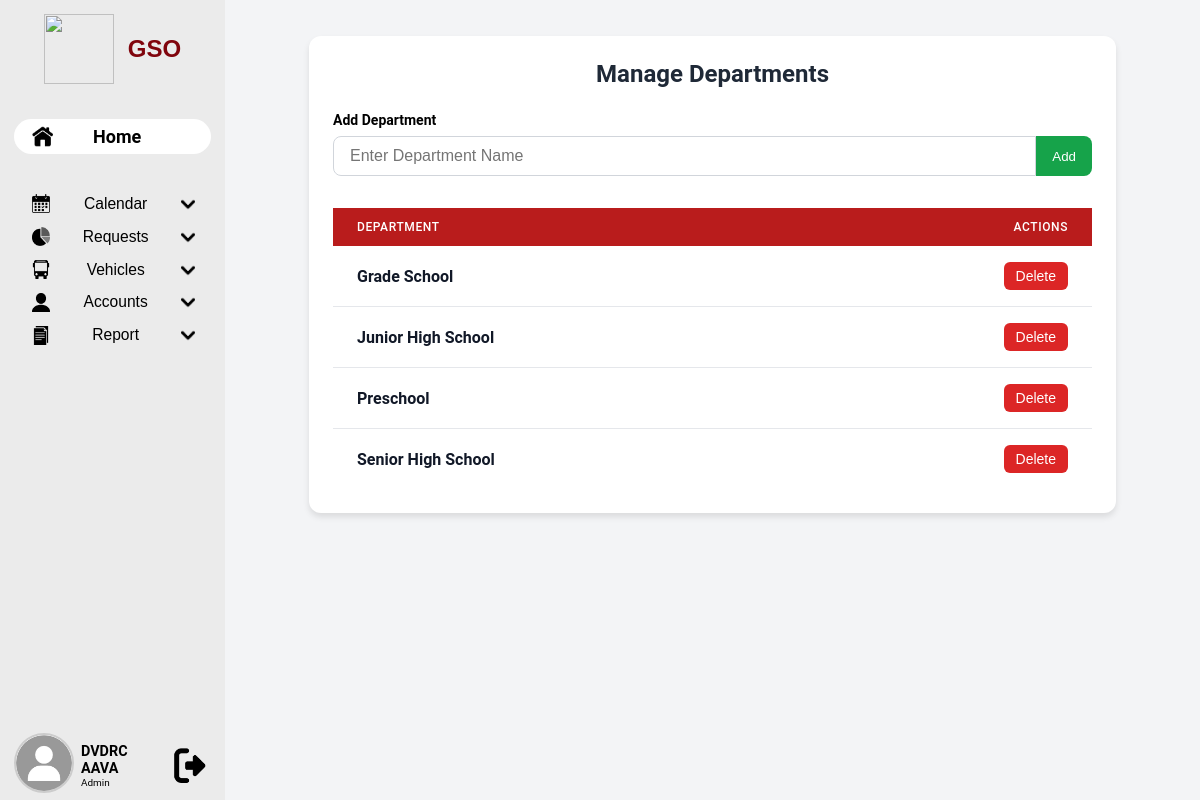
Before: /GSO.php?mdep=a (signed in) with the older database file.
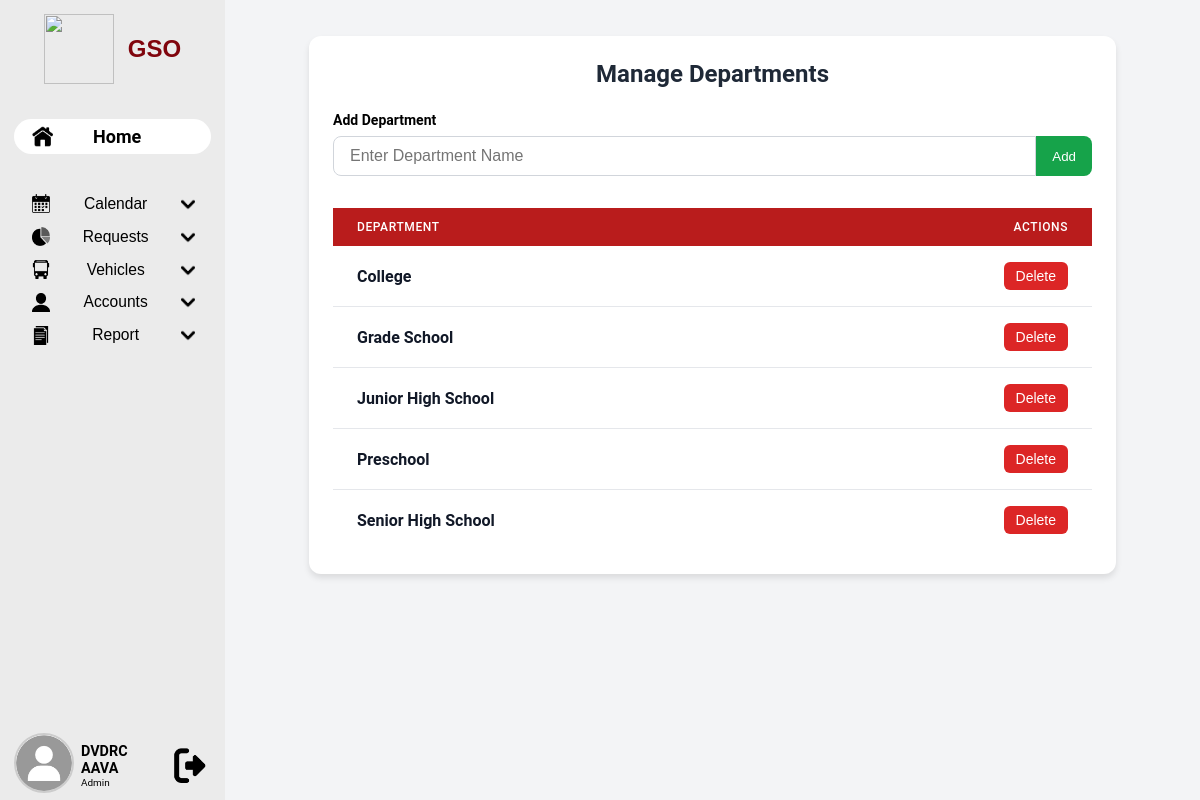
After: the same page with the newer database file.
### tables this page shows
CREATE TABLE `departmentstb` (
  `id` int(11) NOT NULL AUTO_INCREMENT,
  `department` varchar(20) NOT NULL,
  PRIMARY KEY (`id`),
  UNIQUE KEY `department` (`department`)
);

### managedept.php (the view, shortened to what this page needs)
<!DOCTYPE html>
<html lang="en">
<head>
</head>
<body>
    <div class="container">
        <h2>Manage Departments</h2>
        <?php
            $servername = "localhost";
            $username = "root";
            $password = "";
            $dbname = "vehiclemonitoringdbms";
            $conn = new mysqli($servername, $username, $password, $dbname);
            $result = $conn->query("SELECT * FROM departmentstb");
        ?>
        <form method="POST" class="form-group">
            <label for="dept_name"><strong>Add Department</strong></label>
            <div class="input-group">
                <input type="text" name="department" id="dept_name" required placeholder="Enter Department Name">
                <button type="submit" name="add" class="add-btn">Add</button>
            </div>
        </form>
        <div style="overflow-x: auto;">
            <table>
                <thead>
                    <tr>
                        <th>Department</th>
                        <th style="text-align: right;">Actions</th>
                    </tr>
                </thead>
                <tbody>
                    <?php while ($row = $result->fetch_assoc()): ?>
                    <tr>
                        <td><?php echo htmlspecialchars($row["department"]); ?></td>
                        <td style="text-align: right;">
                            <form method="POST" style="display: inline;">
                                <button type="submit" name="delete" class="delete-btn">Delete</button>
                            </form>
                        </td>
                    </tr>
                    <?php endwhile; ?>
                </tbody>
            </table>
        </div>
    </div>
</body>
</html>

Changed rows visible on the page:
added departmentstb: department "College"
